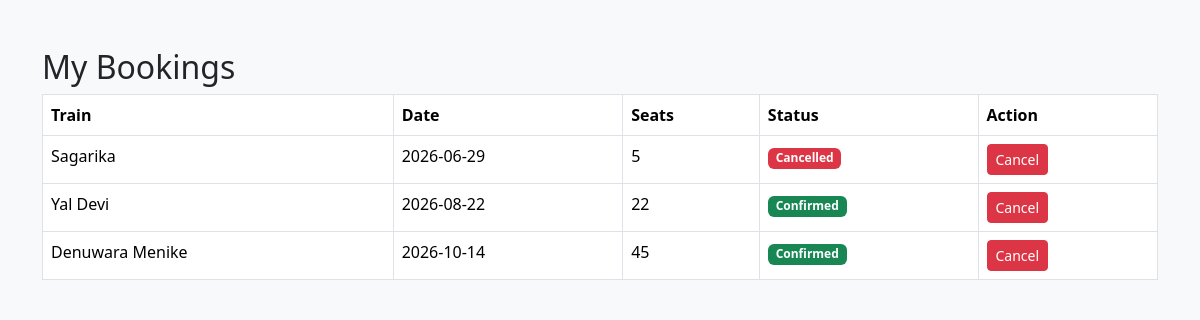
The app's page /my_bookings.php (signed in) with its own data.
### tables this page shows
CREATE TABLE `bookings` (
  `id` int(11) NOT NULL,
  `user_id` int(11) DEFAULT NULL,
  `train_id` int(11) DEFAULT NULL,
  `travel_date` date DEFAULT NULL,
  `seat_count` int(11) DEFAULT NULL,
  `booking_date` timestamp NOT NULL DEFAULT current_timestamp(),
  `status` varchar(20) DEFAULT 'Confirmed'
);

CREATE TABLE `trains` (
  `id` int(11) NOT NULL,
  `train_name` varchar(100) DEFAULT NULL,
  `train_number` varchar(20) DEFAULT NULL,
  `source_station` varchar(100) DEFAULT NULL,
  `destination_station` varchar(100) DEFAULT NULL,
  `departure_time` time DEFAULT NULL,
  `arrival_time` time DEFAULT NULL,
  `available_seats` int(11) DEFAULT NULL
);

### my_bookings.php (the view, shortened to what this page needs)
<?php
include("db.php");
$user_id = $_SESSION['user_id'];
$result = mysqli_query($conn,
"SELECT bookings.*, trains.train_name
FROM bookings
JOIN trains ON bookings.train_id = trains.id
WHERE user_id='$user_id'"
);
?>
<!DOCTYPE html>
<html>
<head>
<link href="https://cdn.jsdelivr.net/npm/bootstrap@5.3.3/dist/css/bootstrap.min.css" rel="stylesheet">
</head>
<body class="bg-light">
<div class="container mt-5">
<h2>My Bookings</h2>
<table class="table table-bordered">
<tr>
<th>Train</th>
<th>Date</th>
<th>Seats</th>
<th>Status</th>
<th>Action</th>
</tr>
<?php while($row=mysqli_fetch_assoc($result)){ ?>
<tr>
<td><?= $row['train_name'] ?></td>
<td><?= $row['travel_date'] ?></td>
<td><?= $row['seat_count'] ?></td>
<td>
<?php if($row['status']=="Confirmed"){ ?>
<span class="badge bg-success">Confirmed</span>
<?php } else { ?>
<span class="badge bg-danger">Cancelled</span>
<?php } ?>
</td>
<td>
<a href="cancel_booking.php?id=<?= $row['id'] ?>"
class="btn btn-danger btn-sm">
Cancel
</a>
</td>
</tr>
<?php } ?>
</table>
</div>
</body>
</html>

### records on screen
bookings: train.train_name "Sagarika", travel_date "2026-06-29", seat_count "5", status "Cancelled"
bookings: train.train_name "Yal Devi", travel_date "2026-08-22", seat_count "22", status "Confirmed"
bookings: train.train_name "Denuwara Menike", travel_date "2026-10-14", seat_count "45", status "Confirmed"
